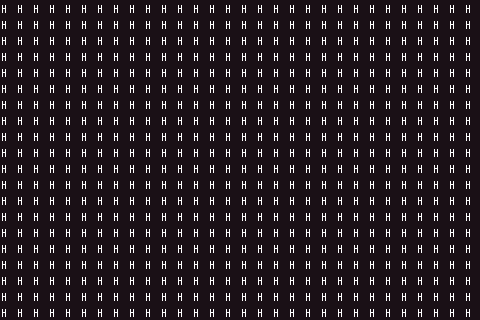

The image is a tile-based game level rendered from a .tmx file. Its description and complete source (layers, tilesets, objects, tile grids) follow:
An orthogonal 30x20 tile map with 16x16 px tiles, 1 tile layer (prototype).

<map version="1.10" tiledversion="1.10.2" orientation="orthogonal" renderorder="right-down" width="30" height="20" tilewidth="16" tileheight="16" infinite="0" nextlayerid="9" nextobjectid="1">
 <tileset firstgid="103" source="TangerineTavernPNG_PetricakeGames.tsx" />
 <layer id="1" name="prototype" width="30" height="20">
  <data encoding="csv">
211,211,211,211,211,211,211,211,211,211,211,211,211,211,211,211,211,211,211,211,211,211,211,211,211,211,211,211,211,211,
211,211,211,211,211,211,211,211,211,211,211,211,211,211,211,211,211,211,211,211,211,211,211,211,211,211,211,211,211,211,
211,211,211,211,211,211,211,211,211,211,211,211,211,211,211,211,211,211,211,211,211,211,211,211,211,211,211,211,211,211,
211,211,211,211,211,211,211,211,211,211,211,211,211,211,211,211,211,211,211,211,211,211,211,211,211,211,211,211,211,211,
211,211,211,211,211,211,211,211,211,211,211,211,211,211,211,211,211,211,211,211,211,211,211,211,211,211,211,211,211,211,
211,211,211,211,211,211,211,211,211,211,211,211,211,211,211,211,211,211,211,211,211,211,211,211,211,211,211,211,211,211,
211,211,211,211,211,211,211,211,211,211,211,211,211,211,211,211,211,211,211,211,211,211,211,211,211,211,211,211,211,211,
211,211,211,211,211,211,211,211,211,211,211,211,211,211,211,211,211,211,211,211,211,211,211,211,211,211,211,211,211,211,
211,211,211,211,211,211,211,211,211,211,211,211,211,211,211,211,211,211,211,211,211,211,211,211,211,211,211,211,211,211,
211,211,211,211,211,211,211,211,211,211,211,211,211,211,211,211,211,211,211,211,211,211,211,211,211,211,211,211,211,211,
211,211,211,211,211,211,211,211,211,211,211,211,211,211,211,211,211,211,211,211,211,211,211,211,211,211,211,211,211,211,
211,211,211,211,211,211,211,211,211,211,211,211,211,211,211,211,211,211,211,211,211,211,211,211,211,211,211,211,211,211,
211,211,211,211,211,211,211,211,211,211,211,211,211,211,211,211,211,211,211,211,211,211,211,211,211,211,211,211,211,211,
211,211,211,211,211,211,211,211,211,211,211,211,211,211,211,211,211,211,211,211,211,211,211,211,211,211,211,211,211,211,
211,211,211,211,211,211,211,211,211,211,211,211,211,211,211,211,211,211,211,211,211,211,211,211,211,211,211,211,211,211,
211,211,211,211,211,211,211,211,211,211,211,211,211,211,211,211,211,211,211,211,211,211,211,211,211,211,211,211,211,211,
211,211,211,211,211,211,211,211,211,211,211,211,211,211,211,211,211,211,211,211,211,211,211,211,211,211,211,211,211,211,
211,211,211,211,211,211,211,211,211,211,211,211,211,211,211,211,211,211,211,211,211,211,211,211,211,211,211,211,211,211,
211,211,211,211,211,211,211,211,211,211,211,211,211,211,211,211,211,211,211,211,211,211,211,211,211,211,211,211,211,211,
211,211,211,211,211,211,211,211,211,211,211,211,211,211,211,211,211,211,211,211,211,211,211,211,211,211,211,211,211,211
</data>
 </layer>
</map>
